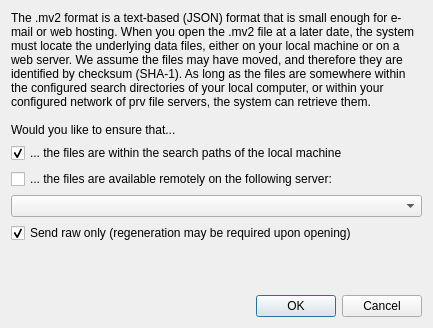
<?xml version="1.0" encoding="UTF-8"?>
<ui version="4.0">
 <class>ExportMV2FileDialog</class>
 <widget class="QDialog" name="ExportMV2FileDialog">
  <property name="geometry">
   <rect>
    <x>0</x>
    <y>0</y>
    <width>433</width>
    <height>328</height>
   </rect>
  </property>
  <property name="windowTitle">
   <string>Dialog</string>
  </property>
  <layout class="QVBoxLayout" name="verticalLayout">
   <item>
    <widget class="QLabel" name="label">
     <property name="text">
      <string>The .mv2 format is a text-based (JSON) format that is small enough for e-mail or web hosting. When you open the .mv2 file at a later date, the system must locate the underlying data files, either on your local machine or on a web server. We assume the files may have moved, and therefore they are identified by checksum (SHA-1). As long as the files are somewhere within the configured search directories of your local computer, or within your configured network of prv file servers, the system can retrieve them.

Would you like to ensure that...</string>
     </property>
     <property name="wordWrap">
      <bool>true</bool>
     </property>
    </widget>
   </item>
   <item>
    <layout class="QVBoxLayout" name="verticalLayout_2">
     <item>
      <widget class="QCheckBox" name="ensure_local">
       <property name="text">
        <string>... the files are within the search paths of the local machine</string>
       </property>
       <property name="checked">
        <bool>true</bool>
       </property>
      </widget>
     </item>
     <item>
      <widget class="QCheckBox" name="ensure_remote">
       <property name="text">
        <string>... the files are available remotely on the following server:</string>
       </property>
      </widget>
     </item>
     <item>
      <widget class="QComboBox" name="server"/>
     </item>
     <item>
      <widget class="QCheckBox" name="raw_only">
       <property name="text">
        <string>Send raw only (regeneration may be required upon opening)</string>
       </property>
       <property name="checked">
        <bool>true</bool>
       </property>
      </widget>
     </item>
     <item>
      <spacer name="verticalSpacer">
       <property name="orientation">
        <enum>Qt::Vertical</enum>
       </property>
       <property name="sizeHint" stdset="0">
        <size>
         <width>20</width>
         <height>40</height>
        </size>
       </property>
      </spacer>
     </item>
    </layout>
   </item>
   <item>
    <widget class="QDialogButtonBox" name="buttonBox">
     <property name="orientation">
      <enum>Qt::Horizontal</enum>
     </property>
     <property name="standardButtons">
      <set>QDialogButtonBox::Cancel|QDialogButtonBox::Ok</set>
     </property>
     <property name="centerButtons">
      <bool>false</bool>
     </property>
    </widget>
   </item>
  </layout>
 </widget>
 <resources/>
 <connections>
  <connection>
   <sender>buttonBox</sender>
   <signal>accepted()</signal>
   <receiver>ExportMV2FileDialog</receiver>
   <slot>accept()</slot>
   <hints>
    <hint type="sourcelabel">
     <x>248</x>
     <y>254</y>
    </hint>
    <hint type="destinationlabel">
     <x>157</x>
     <y>274</y>
    </hint>
   </hints>
  </connection>
  <connection>
   <sender>buttonBox</sender>
   <signal>rejected()</signal>
   <receiver>ExportMV2FileDialog</receiver>
   <slot>reject()</slot>
   <hints>
    <hint type="sourcelabel">
     <x>316</x>
     <y>260</y>
    </hint>
    <hint type="destinationlabel">
     <x>286</x>
     <y>274</y>
    </hint>
   </hints>
  </connection>
 </connections>
</ui>
